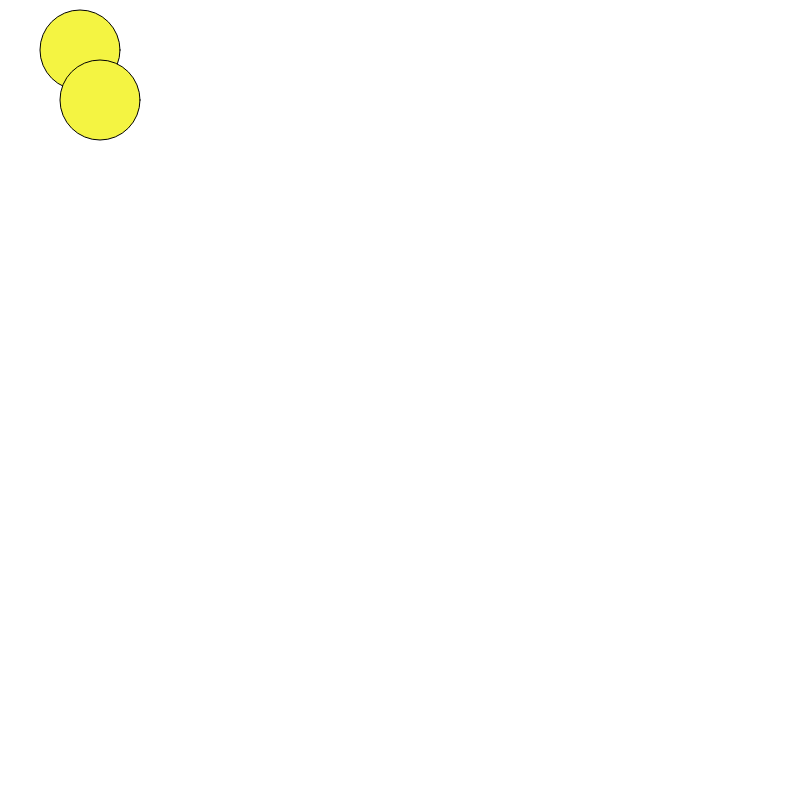
Frame 1 (no input)
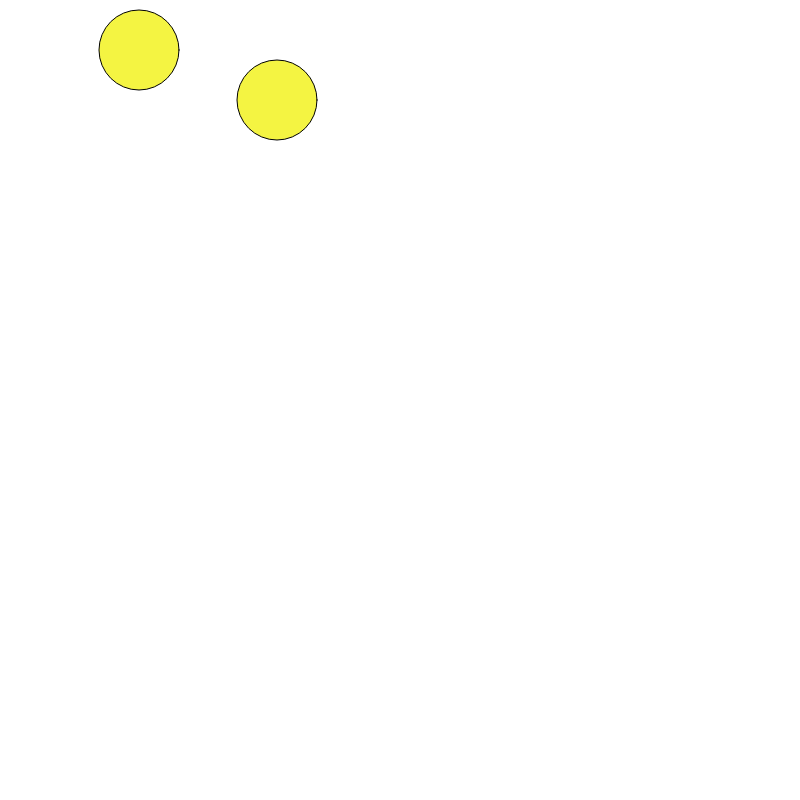
Frame 60 (no input)
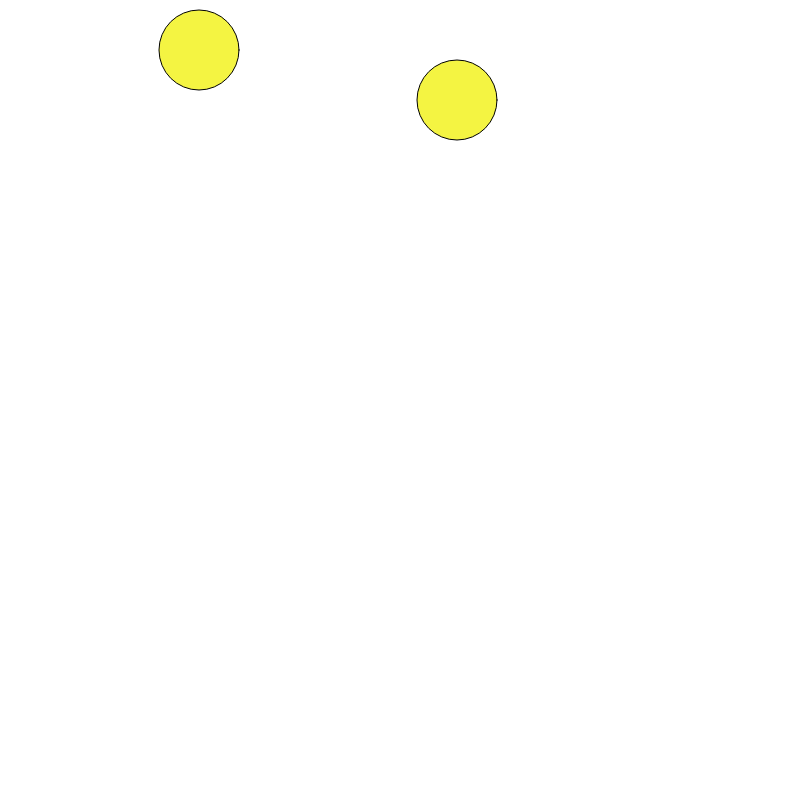
Frame 120 (the mouse pressed at the canvas centre since frame 60)

The p5.js sketch that drew these frames (run headless with seeded random() and noise() and a simulated clock; from frame 60 on, the mouse is pressed at the canvas centre):

// p5.js sketch
// ── sketch.js
// Zombulator by Vivianne Burson

var zombieX = 80;
var zombie2X = 100;

function setup() {
	createCanvas(800,800);
}

function draw() {
	background(255, 255, 255)
	fill(244, 244, 66);
	ellipse(zombieX, 50, 80, 80);
	// fill(150, 150, 200);
	ellipse(zombie2X, 100, 80, 80); 
	zombieX = zombieX + 1;
	zombie2X = zombie2X + 3;
}
